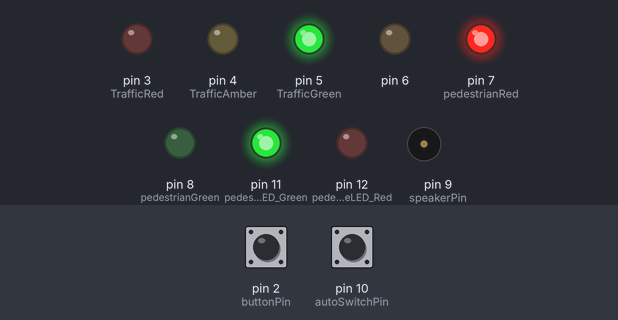
Simulated run of this sketch. Board: Arduino Uno, built with avr-gcc and run on an emulated ATmega328P. On the bench: output pins drawn as LEDs (lit = HIGH), buzzer (waves = sounding). The inputs (shaded band) are chosen by the test bench; at power-on: pin 2 (buttonPin) LOW, pin 10 (autoSwitchPin) LOW.

Above: at 2.8 s.
2.9 s: pin 2 (buttonPin) pulled HIGH for 1.25 s
At 3.8 s:
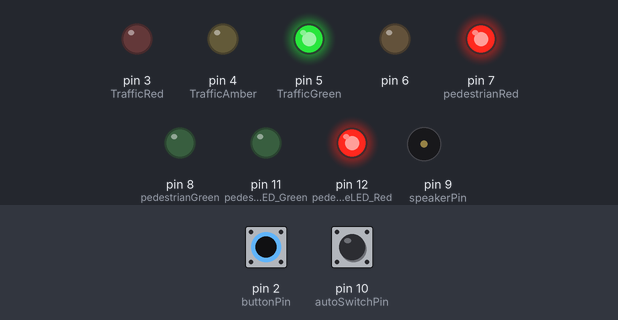
At 5.1 s:
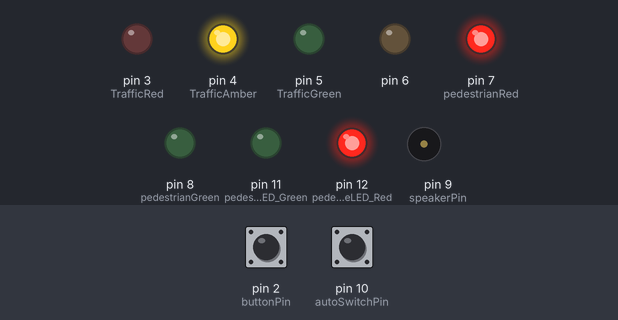
Timing chart, 0 to 19.3 s (numbered marks = the images above; inputs shaded):
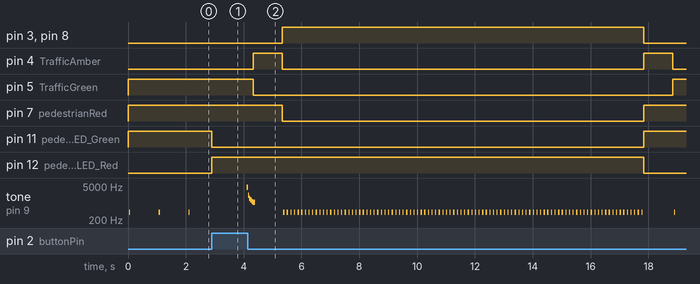

The sketch:

pedestrian_traffic_light.ino
```cpp
#include "src/logic.h"

void setup() {
  traffic_init();
}

void loop() {
  traffic_loop();
}
```

logic.cpp
```cpp
#include "logic.h"

// Testability: the auto switch and the time of the current pass (the original read them in place) and a scale
// for the long blocking delays.
static bool g_auto = false;
static unsigned long g_now = 0;
static uint8_t delay_scale = 100;

static void paced_delay(unsigned long ms) {
  delay(ms * delay_scale / 100);
}

void traffic_set_delay_scale(uint8_t percent) {
  delay_scale = percent;
}

volatile int pinState = LOW; // toggling purposes
int counter = 0; // creates a loop of set length which drives time for On State
long lastTime = 0; // counter for Auto Timer
long autoTimerDelay = 60000; // delay period for auto timer

//******************** These values create the audio beep tone
int duration = 10;
int onTime = 500;
int offTime = 2000;
//********************

void traffic_init() {
  pinState = LOW;
  counter = 0;
  for (int i = 3; i < 13; i++) // pins 3-12 as OUTPUT's
  {
    pinMode (i, OUTPUT);
  }

  pinMode (buttonPin, INPUT); // digital pin2 is set to be an INPUT (interupt 0)
  pinMode (autoSwitchPin, INPUT); // digital pin10 is set to be an INPUT to detect auto switch mode

  attachInterrupt(0, pressDetector, RISING); // interrupt captures any button presses using DigitalPin2

  lastTime = millis(); // record the millis
  digitalWrite (pedestrianAcknowledgeLED_Green, HIGH);
}

void pressDetector() // This is the ISR Routine and simply sets pinState HIGH if a press is detected
{
  pinState = HIGH;
  digitalWrite (pedestrianAcknowledgeLED_Red, HIGH);
  digitalWrite (pedestrianAcknowledgeLED_Green, LOW);
}

void trafficStop() // Manages all the lamps needed to correctly show RED for Traffic & GREEN for pedestreans
{
  digitalWrite (TrafficRed, HIGH);
  digitalWrite (TrafficAmber, LOW);
  digitalWrite (TrafficGreen, LOW);
  digitalWrite (pedestrianGreen, HIGH);
  digitalWrite (pedestrianRed, LOW);
}

void trafficAmber() //Manages all the lamps needed to correctly show AMBER for Traffic & RED for pedestreans
{
  digitalWrite (TrafficRed, LOW);
  digitalWrite (TrafficAmber, HIGH);
  digitalWrite (TrafficGreen, LOW);
  digitalWrite (pedestrianGreen, LOW);
  digitalWrite (pedestrianRed, HIGH);
}

void trafficGreen() // Manages all the lamps needed to correctly show GREEN for Traffic & RED for pedestreans
{
  digitalWrite (TrafficRed, LOW);
  digitalWrite (TrafficAmber, LOW);
  digitalWrite (TrafficGreen, HIGH);
  digitalWrite (pedestrianGreen, LOW);
  digitalWrite (pedestrianRed, HIGH);
}

static void loop_pass() {

  int autoSwitchState = g_auto ? HIGH : LOW; // Read if Auto Timer Switch is active

  // ************ Auto Timer activetaded if option switch is set HIGH

  if (autoSwitchState == HIGH) {
    if ((g_now - lastTime) > autoTimerDelay) {
      digitalWrite (pedestrianAcknowledgeLED_Green, LOW); // Change the ped acknowledge LEd's
      digitalWrite (pedestrianAcknowledgeLED_Red, HIGH);
      for (int x = 15; x < 500; (x = x + 1) / 0.25) // squeal
      {
        digitalWrite(speakerPin, HIGH);
        delayMicroseconds(x);
        digitalWrite(speakerPin, LOW);
        delayMicroseconds(x);
      }
      trafficAmber(); // call amber
      paced_delay(1000);
      trafficStop(); // call stop
      while ( counter < 100) // this counter serves to set walktime for pedestrians
      {
        for (int i = 0; i < duration; i++)
        {
          digitalWrite(speakerPin, HIGH);
          delayMicroseconds(onTime); // changing this duration will efffect its frequency & thus tone
          // longer delay will be lower note, shorter delay will be higher note
          digitalWrite(speakerPin, LOW);
          delayMicroseconds(offTime);
        }
        paced_delay(100); // gap between notes
        counter++;
      }
      trafficAmber(); // now that we are done walking, call amber
      digitalWrite (pedestrianAcknowledgeLED_Red, LOW);
      digitalWrite (pedestrianAcknowledgeLED_Green, HIGH);
      counter = 0;
      pinState = LOW; // need to reset pinState to LOW
      lastTime = g_now;
      paced_delay(1000);
    }
  }
    // ******************************** end auto timer if selected!

    if (pinState == HIGH) // if the button has been pressed then do this
    {
      paced_delay(1000);
      for (int x = 15; x < 500; (x = x + 1) / 0.25) // squeal
      {
        digitalWrite(speakerPin, HIGH);
        delayMicroseconds(x);
        digitalWrite(speakerPin, LOW);
        delayMicroseconds(x);
      }
      trafficAmber(); // call amber
      paced_delay(1000);
      trafficStop(); // call stop
      lastTime = g_now; // reset the auto timer
      while ( counter < 100) // this counter serves to set walktime for pedestreans
      {
        for (int i = 0; i < duration; i++)
        {
          digitalWrite(speakerPin, HIGH);
          delayMicroseconds(onTime); // changing this duration will efffect its frequency & thus tone
          // longer delay will be lower note, shorter delay will be higher note
          digitalWrite(speakerPin, LOW);
          delayMicroseconds(offTime);
        }
        paced_delay(100); // gap between notes
        counter++;
      }
      trafficAmber(); // now that we are done walking, call amber
      digitalWrite (pedestrianAcknowledgeLED_Red, LOW);
      digitalWrite (pedestrianAcknowledgeLED_Green, HIGH);
      counter = 0;
      pinState = LOW; // need to reset pinState to LOW
      paced_delay(1000);
    }
    trafficGreen(); // call green
    for (int i = 0; i < duration; i++) // sound for No Walking
    {
      digitalWrite(speakerPin, HIGH);
      delayMicroseconds(onTime);
      digitalWrite(speakerPin, LOW);
      delayMicroseconds(offTime);
    }
  paced_delay(1000); // slow beeps for pedestrians
}

void traffic_loop() {
  traffic_loop_with(digitalRead(autoSwitchPin) == HIGH, millis());
}

void traffic_loop_with(bool auto_switch_high, unsigned long now_ms) {
  g_auto = auto_switch_high;
  g_now = now_ms;
  loop_pass();
}
```

logic.h
```cpp
// Traffic light with pedestrian request button (interrupt), walk beeps and an optional auto timer.
// Source: https://github.com/digitalkarl/Arduino-Traffic-Light-Project (Traffic_Light.ino), CC0-1.0.
// Refactored for testability (see module.yaml notes).
#pragma once
#include <Arduino.h>

// An auto timer option is enabled if pin10 is HIGH but if grounded then no auto timer
// Pedestrian Request Button is connected to Pin 2 via an interupt
// A Pedestrian acknowledgement LED is connected to Pin 12
// Speaker is connected to Pin 9

#define TrafficRed 3
#define TrafficAmber 4
#define TrafficGreen 5
#define pedestrianRed 7
#define pedestrianGreen 8
#define speakerPin 9
#define buttonPin 2 // pushbutton doesn't need hardware debouncing
#define pedestrianAcknowledgeLED_Red 12
#define pedestrianAcknowledgeLED_Green 11
#define autoSwitchPin 10

extern volatile int pinState;   // set HIGH by the button interrupt, reset after the pedestrian phase
extern int counter;             // walk-time loop counter (0..100)
extern long lastTime;           // time of the last pedestrian phase (auto timer)
extern long autoTimerDelay;     // 60000 ms
extern int duration, onTime, offTime;  // beep: duration cycles of onTime/offTime microseconds

void traffic_set_delay_scale(uint8_t percent);  // the 1 s and 100 ms delays of a cycle: 100 = original (default), 0 = none
void traffic_init();             // setup(): pins 3-12 outputs, button interrupt (pin 2, RISING), auto timer start
void traffic_loop();             // one loop() pass: auto timer (if pin 10 HIGH), pedestrian phase if requested, green
void traffic_loop_with(bool auto_switch_high, unsigned long now_ms);  // the same pass with the switch state and time given
void pressDetector();            // the interrupt routine (button press)
void trafficStop();              // red for traffic, green for pedestrians
void trafficAmber();
void trafficGreen();
```

Measured:
- after the input at 2.9 s, pin 3 (TrafficRed): LOW → HIGH after 2.4 s, → LOW 12.5 s later; pin 4 (TrafficAmber): alternates HIGH for 1.0 s and LOW for 12.5 s, starting after 1.4 s
- by itself, tone on pin 9 (speakerPin): plays 4513 Hz for 0.04 s, 2064 Hz for 0.04 s, 1586 Hz for 0.04 s, 1338 Hz for 0.04 s, 1179 Hz for 0.04 s, 1066 Hz for 0.08 s … (107 notes in this stretch)
